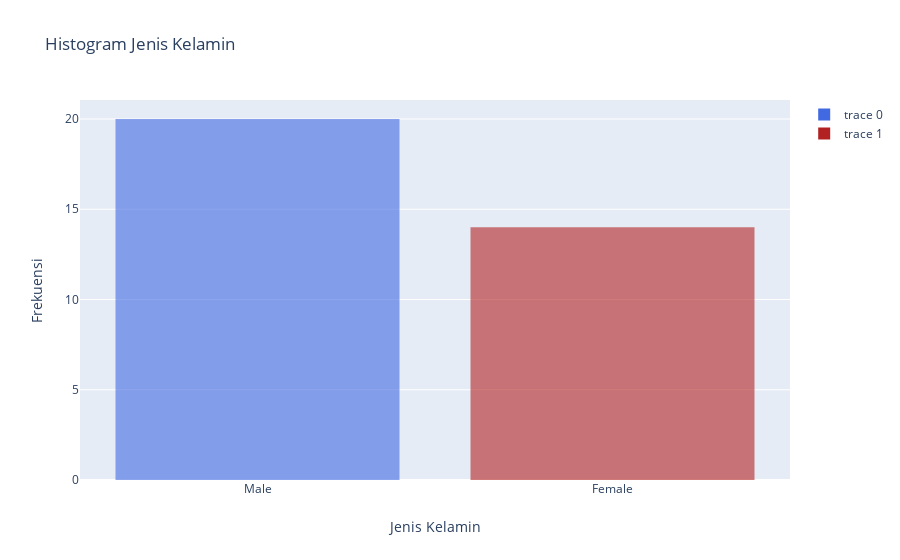

Write notebook code for a chart like this one.
### Code cell
trace1 = go.Histogram(
    x = df.query('jenis_kelamin=="Male"')['jenis_kelamin'],
     marker = dict(color='royalblue', opacity=0.6)
)
trace2 = go.Histogram(
    x = df.query('jenis_kelamin=="Female"')['jenis_kelamin'],
     marker = dict(color='firebrick', opacity=0.6)
)

data = [trace1, trace2]
layout = go.Layout(title="Histogram Jenis Kelamin",
                   xaxis=dict(title='Jenis Kelamin'),
                   yaxis=dict(title='Frekuensi'),
#                   margin=dict(l=0), 
#                   width=500, 
#                   height=400
                  )
fig = go.Figure(data=data, layout=layout)
iplot(fig, filename='jenis-kelamin')

### Figure 1 — Plotly figure (JSON) as saved in the notebook; plotly's stock layout.template omitted (floating-point values rounded to 4 significant figures)
{"data": [{"marker": {"color": "royalblue", "opacity": 0.6}, "type": "histogram", "x": ["Male", "Male", "Male", "Male", "Male", "Male", "Male", "Male", "Male", "Male", "Male", "Male", "Male", "Male", "Male", "Male", "Male", "Male", "Male", "Male"]}, {"marker": {"color": "firebrick", "opacity": 0.6}, "type": "histogram", "x": ["Female", "Female", "Female", "Female", "Female", "Female", "Female", "Female", "Female", "Female", "Female", "Female", "Female", "Female"]}], "layout": {"title": {"text": "Histogram Jenis Kelamin"}, "xaxis": {"title": {"text": "Jenis Kelamin"}}, "yaxis": {"title": {"text": "Frekuensi"}}}}
